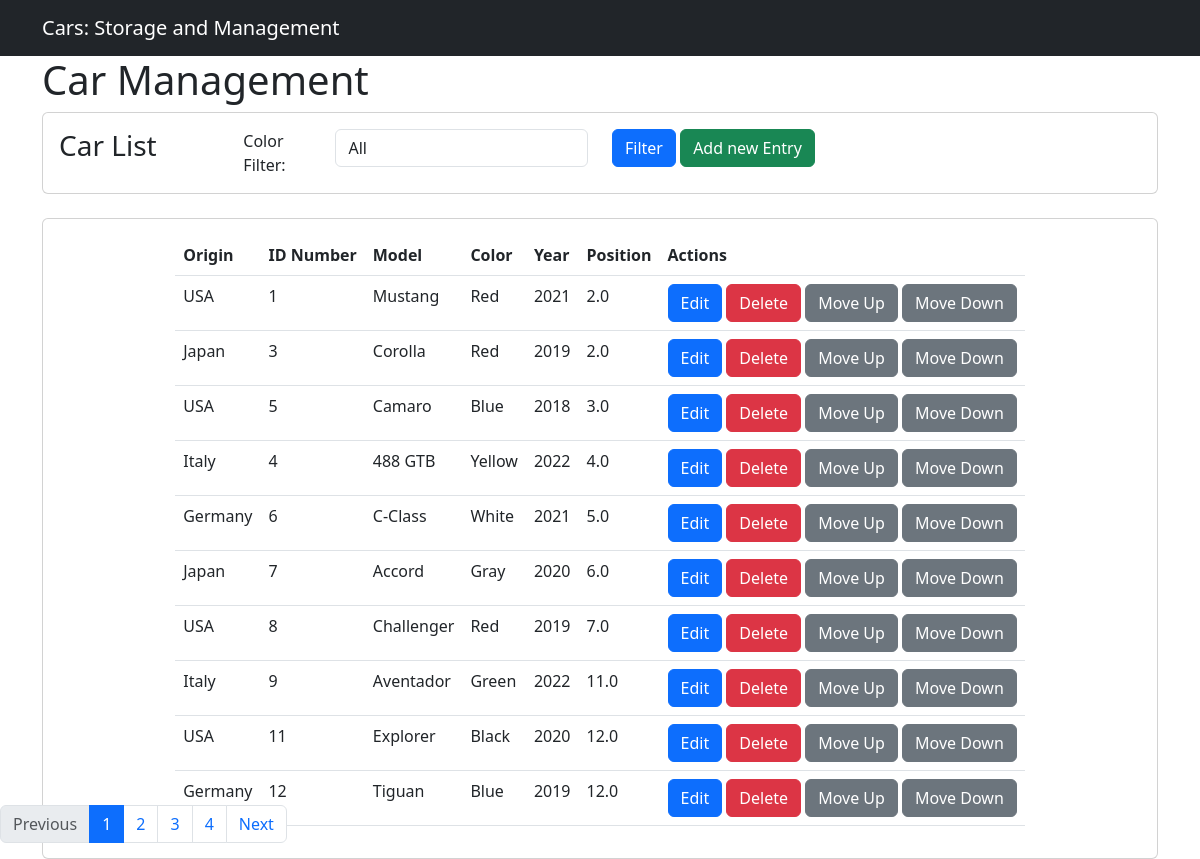
The page / on the database its author committed.
### car_app/models.py (models this page shows, shortened)
class Car(models.Model):
    origin = models.CharField(max_length=50)
    brand = models.CharField(max_length=50,choices=Brands,default=None)
    model = models.CharField(max_length=50)
    year = models.CharField(max_length=4)
    color = models.CharField(max_length=50,choices=Colors,default=None)
    position=models.FloatField(max_length=50,default=0)
    class Meta:
        ordering = ['position','id']

### car_app/views.py (the view)
# urls.py: path('', views.car_list, name='car_list'),
def car_list(request):
    cars = Car.objects.all()
    colors = Car.objects.order_by().values_list('color', flat=True).distinct()
    selected_color = request.GET.get('color','')
    if selected_color:
        cars = cars.filter(color=selected_color)
    cars = cars.order_by('position', 'id')
    paginator = Paginator(cars, 10)
    page_number = request.GET.get('page')
    cars = paginator.get_page(page_number)
    return render(request, 'car_list.html', {'cars': cars, 'colors': colors, 'selected_color': selected_color})

### car_app/templates/car_list.html (shortened to what this page needs)
{% extends 'base.html' %}
{% block content %}
    <div class="container">
        <h1>Car Management</h1>
        <div class="card" style="width:100%; position:relative; z-index:1;">
            <div class="card-body">
                <form method="get">
                    <div class="row">
                        <div class="col-md-2">
                         <h3 class="card-title">Car List</h3>
                        </div>
                        <div class="col-md-1">
                            <a style="padding-top:2px;">Color Filter:</a>
                           </div>
                        <div class="col-md-3">
                            <select id="color-select" name="color" class="form-control">
                                <option value="">All</option>
                            </select>
                        </div>
                        <div class="col-md-6">
                            <button type="submit" class="btn btn-primary">Filter</button>
                            <button type="button" onclick="window.location.href='{% url 'car_new'%}'" class="btn btn-success">Add new Entry</button>
                        </div>
                      </div>
                </form>
            </div>
        </div>
        <br>
        <div class="card d-flex align-items-center justify-content-center "style="overflow:auto;">
            <div class="card-body">
                <table class="table" id="car_table">
                    <thead >
                        <tr>
                            <th>Origin</th>
                            <th>ID Number</th>
                            <th>Model</th>
                            <th>Color</th>
                            <th>Year</th>
                            <th>Position</th>
                            <th>Actions</th>
                        </tr>
                    </thead>
                    <tbody>
                        {% for car in cars %}
                        <tr data-item-id="{{car.pk}}">
                            <td>{{ car.origin }}</td>
                            <td>{{ car.pk }}</td>
                            <td>{{ car.model }}</td>
                            <td>{{ car.color }}</td>
                            <td>{{ car.year }}</td>
                            <td>{{ car.position }}</td>
                            <td>
                                <a
                                     id="{{car.pk}}"
                                     href='{% url 'car_edit' pk=car.pk %}'
                                     class="btn btn-primary"
                                     data-toggle="modal"
                                     data-target="#carModal">Edit</a>
                                <a href=href='{% url 'car_delete' pk=car.pk %}'
                                    class="btn btn-danger">Delete</a>
                                <a
                                    class="move-up btn btn-secondary"  data-item-id="{{ car.pk }}">Move Up</a>
                                <a
                                    class="move-down btn btn-secondary" data-item-id="{{ car.pk }}">Move Down</a>
                            </td>
                        </tr>
                        {% endfor %}
                    </tbody>
                </table>
            </div>
        </div>
                <nav aria-label="Car list navigation fixed" class="fixed-bottom">
                    <ul class="pagination">
                        {% if cars.has_previous %}
                            <li class="page-item"><a class="page-link" href="?color={{ selected_color }}&page={{ cars.previous_page_number }}">Previous</a></li>
                        {% else %}
                            <li class="page-item disabled"><span class="page-link">Previous</span></li>
                        {% endif %}
                        {% for page in cars.paginator.page_range %}
                            {% if page == cars.number %}
                                <li class="page-item active"><span class="page-link">{{ page }}</span></li>
                            {% else %}
                                <li class="page-item"><a class="page-link" href="?color={{ selected_color }}&page={{ page }}">{{ page }}</a></li>
                            {% endif %}
                        {% endfor %}
                        {% if cars.has_next %}
                            <li class="page-item"><a class="page-link" href="?color={{ selected_color }}&page={{ cars.next_page_number }}">Next</a></li>
                        {% else %}
                            <li class="page-item disabled"><span class="page-link">Next</span></li>
                        {% endif %}
                    </ul>
                </nav>
    </div>
  {% endblock %}

### car_app/templates/base.html (shortened to what this page needs)
<!DOCTYPE html>
<html>
<head>
  {% load static %}
  <link rel="stylesheet" href="{% static 'car_app/css/bootstrap.min.css' %}">
</head>
<body>
  <nav class="navbar navbar-expand-lg navbar-dark bg-dark">
    <div class="container">
        <a class="navbar-brand" href="#">Cars: Storage and Management</a>
    </div>
</nav>
  {% block content %}
  {% endblock %}
</body>
</html>

### rows shown on the page
Car: origin "USA", pk "1", model "Mustang", color "Red", year "2021", position "2.0"
Car: origin "Japan", pk "3", model "Corolla", color "Red", year "2019", position "2.0"
Car: origin "USA", pk "5", model "Camaro", color "Blue", year "2018", position "3.0"
Car: origin "Italy", pk "4", model "488 GTB", color "Yellow", year "2022", position "4.0"
Car: origin "Germany", pk "6", model "C-Class", color "White", year "2021", position "5.0"
Car: origin "Japan", pk "7", model "Accord", color "Gray", year "2020", position "6.0"
Car: origin "USA", pk "8", model "Challenger", color "Red", year "2019", position "7.0"
Car: origin "Italy", pk "9", model "Aventador", color "Green", year "2022", position "11.0"
Car: origin "USA", pk "11", model "Explorer", color "Black", year "2020", position "12.0"
Car: origin "Germany", pk "12", model "Tiguan", color "Blue", year "2019", position "12.0"

### other values the page prints
{{ page }} "1"
{{ page }} "2" "3" "4"
